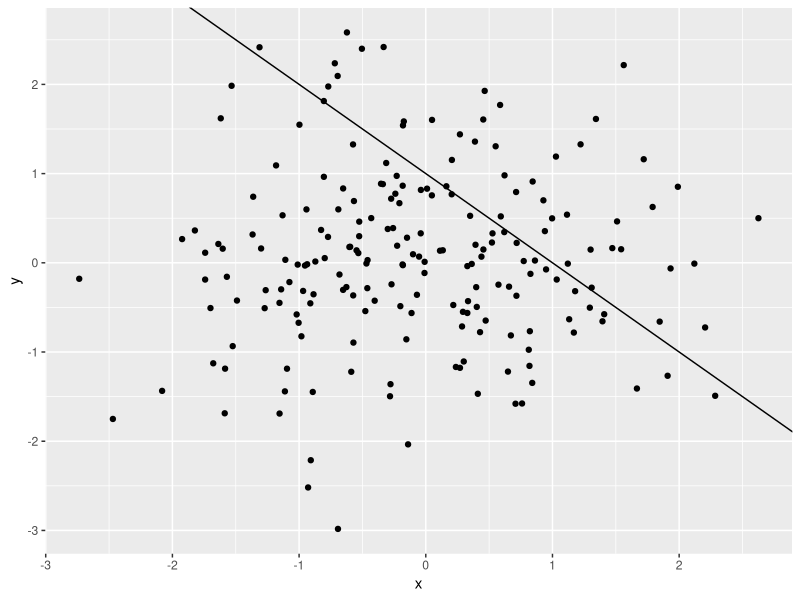
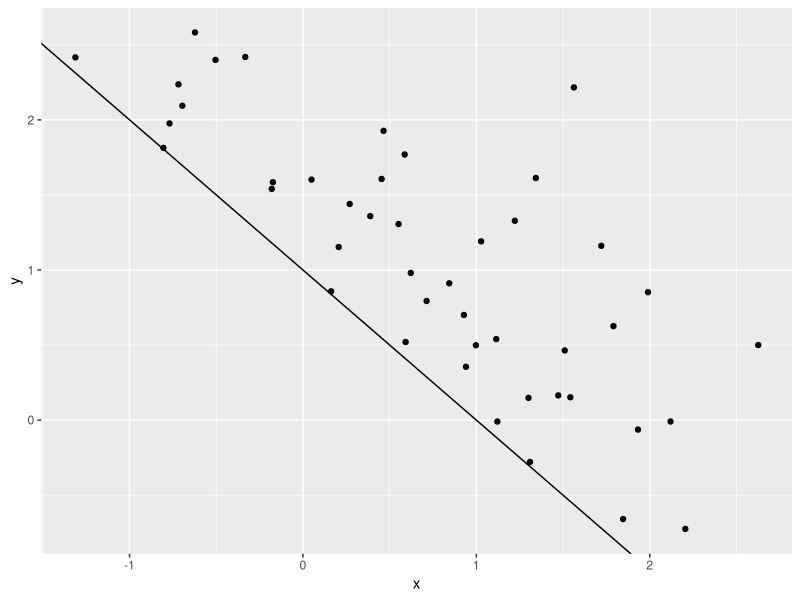

Write the R code that produced these figures, in order.
# Simpson's paradox: non-causal correlation
# URL: https://en.wikipedia.org/wiki/Simpson%27s_paradox
# Date: Mi, 16.03.2022

library(tidyverse)

asd <-
  tibble::tibble(
    x = rnorm(n = 200),
    y = rnorm(n = 200)
  )

asd %>%
  ggplot2::ggplot(data = ., mapping = aes(x = x, y = y)) +
  geom_point() +
  geom_abline(slope = -1.0, intercept = 1.0)

asd %>%
  cor()

asd %>%
  dplyr::filter(.data = ., x + y > 1.0) %>%
  ggplot2::ggplot(data = ., mapping = aes(x = x, y = y)) +
  geom_point() +
  geom_abline(slope = -1.0, intercept = 1.0)

asd %>%
  dplyr::filter(.data = ., x + y > 1.0) %>%
  cor()
